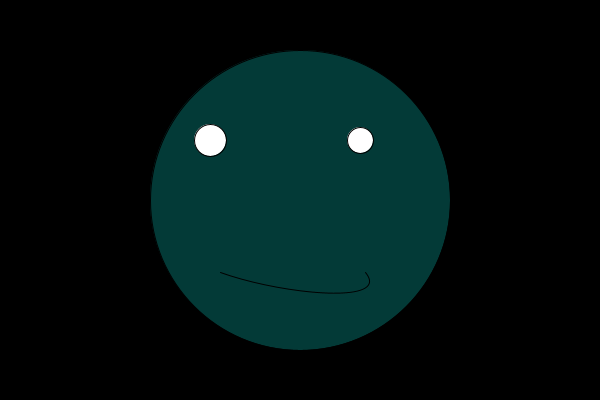
Frame 1 (no input)
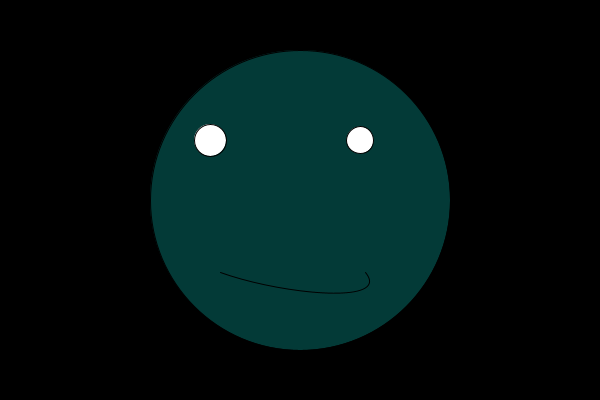
Frame 60 (the mouse pressed at the canvas centre just before this capture)
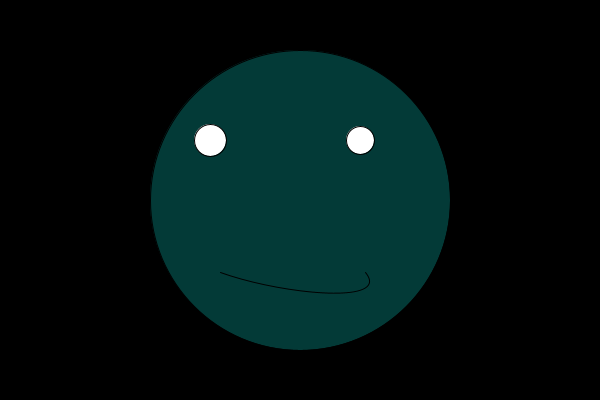
Frame 120 (the mouse held since frame 60 and released just before this capture)

The Processing sketch that drew these frames (run headless with seeded random() and noise(); from frame 60 on, the mouse is pressed at the canvas centre):

// Processing sketch: U3_A1
// ── U3_A1.pde
/*
  A clock that tells the time
 when a corrisponding key (1,2,3 or h, m, s)
 is pressed. Wonky face is for fun
 but it does kinda tell you the time
 just not well. Sad face means 12AM.
 */

void setup() {
  size(600, 400);
  textSize(50);
}

void draw() {
  background(0);
  textAlign(RIGHT);
  fill(#033A37);
  circle(width/2, height/2, width/2);

  //assigning Hr, Min, sec
  int h = hour();
  int m = minute();
  int s = second();

  //face to time
  curve(0, h * 35, 220, 272, 365, 272,
    h * 15, h * 19);
    
  fill(255);
  ellipse(width*0.35, height*0.35,
    m * 2, m * 2);
  ellipse(width*0.60, height*0.35,
    s, s);

  //Hour, Minute, Second keys
  rectMode(CORNER);

  if (keyPressed) {
    if (key == 'h' || key == '1') {
      fill(#031524);
      rect(0, 0, 200, 400);
      fill(0);
      rect(200, 0, 600, 400);
      fill(255);
      text(h, width/5, height/2);
    }
    if (key == 'm' || key == '2') {
      fill(0);
      rect(0, 0, 600, 400);
      fill(#031524);
      rect(175, 0, 225, 400);
      fill(255);
      text(m, width/2 + 15, height/2);
    }
    if (key == 's' || key == '3') {
      fill(#031524);
      rect(400, 0, 400, 400);
      fill(255);
      text(s, width*0.90, height/2);
      fill(0);
      rect(0, 0, 400, 400);
    }
  }
}
